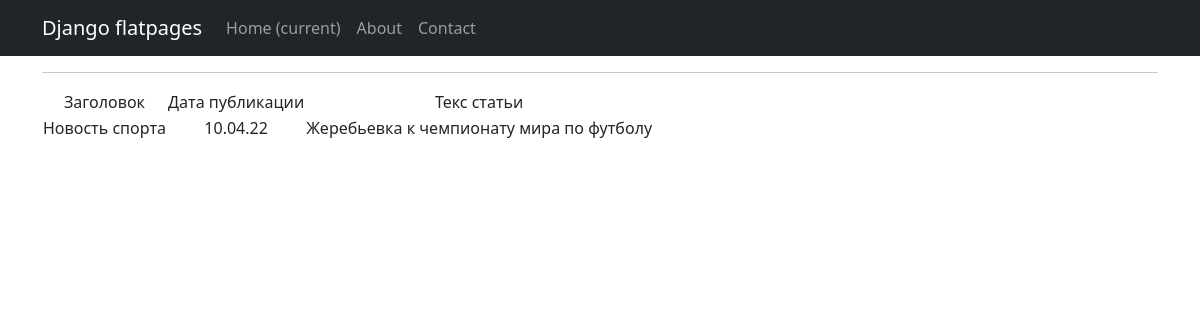
Screenshot of /news/10/ with the database file from the repository.
### news/models.py (models this page shows, shortened)
class Post(models.Model):
    author = models.ForeignKey(Author, on_delete=models.CASCADE)
    NEWS = 'NW'
    ARTICLE = 'AR'
    CATEGORY_CHOICES = (
        (NEWS, 'Новость'),
        (ARTICLE, 'Статья')
    )
    categoryType = models.CharField(max_length=2, choices=CATEGORY_CHOICES, default=ARTICLE)
    dateCreation = models.DateTimeField(auto_now_add=True)
    postCategory = models.ManyToManyField(Category, through='PostCategory')
    title = models.CharField(max_length=128)
    text = models.TextField()
    rating = models.SmallIntegerField(default=0)

### news/views.py (the view)
# urls.py: path('<int:pk>/', cache_page(300)(PostDetail.as_view()), name='post'),
class PostDetail(DetailView):
    template_name = 'post.html'
    queryset = Post.objects.all()

### news/templatetags/custom_filters.py (called while the page is built)
@register.filter()
def censor(text):
    text_cens = ''
    for word in text.split():
        if word.strip('.,"/') in CENS:
            word = (word[:1] + ('*' * (len(word) - 1)))
        text_cens += f'{word + " "}'
    return text_cens

### templates/post.html (shortened to what this page needs)
{% extends 'flatpages/default.html' %}
{% load custom_filters %}
{% block content %}
<hr>
   {% if post %}
       <table>
           <tr>
               <td>Заголовок</td>
               <td>Дата публикации</td>
               <td>Текс статьи</td>
           </tr>
           <tr>
               <td>{{ post.title|censor }}</td>
               <td>{{ post.dateCreation|date:'d.m.y' }}</td>
               <td>{{ post.text|censor}}</td>
           </tr>
       </table>
   {% else %}
       <h2>Новостей нет!</h2>
   {% endif %}
{% endblock content %}

### rows the page displays
Post: title|censor "Новость спорта", dateCreation "10.04.22", text|censor "Жеребьевка к чемпионату мира по футболу"
